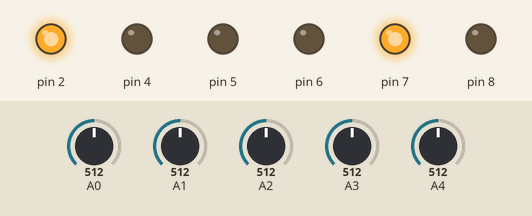
Recording of a sketch running on a simulated Arduino Uno, built with avr-gcc and run on an emulated ATmega328P. Shown: output pins drawn as LEDs (lit = HIGH). The inputs (shaded band) are chosen by the test bench; at power-on: A0 = 512, A1 = 512, A2 = 512, A3 = 512, A4 = 512. What the sketch prints to the serial monitor is not drawn.

Above: at 1.2 s.
1.3 s: A0 set to 560
Timing chart, 0 to 4.3 s (numbered marks = the images above; inputs shaded):
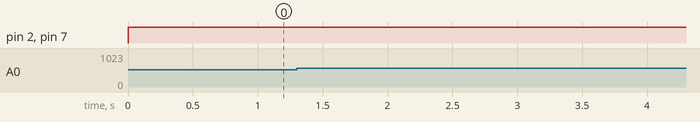

The sketch:

sketch_mar20a.ino
```cpp
void setup() {
  // put your setup code here, to run once:
  Serial.begin(9600);
  pinMode(A0,INPUT);
  pinMode(A1,INPUT);
  pinMode(A2,INPUT);
  pinMode(A3,INPUT);
  pinMode(A4,INPUT);
  pinMode(2,OUTPUT);
  pinMode(4,OUTPUT);
  pinMode(7,OUTPUT);
  pinMode(8,OUTPUT);
  pinMode(5,OUTPUT);
  pinMode(6,OUTPUT);

}
void forward(int val0,int val1,int val2,int val3,int val4){
  digitalWrite(2,HIGH);
  digitalWrite(4,LOW);
  digitalWrite(7,HIGH);
  digitalWrite(8,LOW);
  analogWrite(5,255);
  analogWrite(6,255);
  Serial.println(val0);
  Serial.println(val1);
  Serial.println(val2);
  Serial.println(val3);
  Serial.println(val4);
  Serial.println();
  Serial.println();

}
void stop(){
  digitalWrite(2,HIGH);
  digitalWrite(4,LOW);
  digitalWrite(7,HIGH);
  digitalWrite(8,LOW);
  analogWrite(5,0);
  analogWrite(6,0);

}
void loop() {
  // put your main code here, to run repeatedly:
  //white=1; black=0;
  int val0=analogRead(0);
  int val1=analogRead(1);
  int val2=analogRead(2);
  int val3=analogRead(3);
  int val4=analogRead(4);
  int s0,s1,s2,s3,s4;
  if(val0<550){s0=1;}
  if(val0>550){s0=0;}
  if(val1<550){s1=1;}
  if(val1>550){s1=0;}
  if(val2<550){s2=1;}
  if(val2>550){s2=0;}
  if(val3<550){s3=1;}
  if(val3>550){s3=0;}
  if(val4<550){s4=1;}
  if(val4>550){s4=0;}
  //if((s0==1) && (s1==1) && (s2==0) && (s3==1) && (s4==1)){
    //black line follower bot
    //FORWARD
    if((s0==1) && (s1==1) && (s2==0) && (s3==1) && (s4==1)){

    digitalWrite(2,HIGH);
    digitalWrite(4,LOW);
    digitalWrite(7,HIGH);
    digitalWrite(8,LOW);
    analogWrite(5,150);
    analogWrite(6,150);

    }
    //RIGHT(ONLY S3 ON BLACK)
    if((s0==1) && (s1==1) && (s2==1) && (s3==0) && (s4==1)){

    digitalWrite(2,HIGH);
    digitalWrite(4,LOW);
    digitalWrite(7,HIGH);
    digitalWrite(8,LOW);
    analogWrite(5,200);
    analogWrite(6,50);

    }
    //RIGHT(ONLY S4 ON BLACK)
    if((s0==1) && (s1==1) && (s2==1) && (s3==1) && (s4==0)){

    digitalWrite(2,HIGH);
    digitalWrite(4,LOW);
    digitalWrite(7,HIGH);
    digitalWrite(8,LOW);
    analogWrite(5,200);
    analogWrite(6,50);

    }
    //RIGHT(BOTH S3 AND S4 ON BLACK)
    if((s0==1) && (s1==1) && (s2==1) && (s3==0) && (s4==0)){

    digitalWrite(2,HIGH);
    digitalWrite(4,LOW);
    digitalWrite(7,HIGH);
    digitalWrite(8,LOW);
    analogWrite(5,200);
    analogWrite(6,50);

    }
    //RIGHT(S2,S3,S4 ON BLACK)
    if((s0==1) && (s1==1) && (s2==0) && (s3==0) && (s4==0)){

    digitalWrite(2,HIGH);
    digitalWrite(4,LOW);
    digitalWrite(7,LOW);
    digitalWrite(8,HIGH);
    analogWrite(5,200);
    analogWrite(6,200);

    }
    //LEFT(ONLY S1 ON BLACK)
    if((s0==1) && (s1==0) && (s2==1) && (s3==1) && (s4==1)){

    digitalWrite(2,HIGH);
    digitalWrite(4,LOW);
    digitalWrite(7,HIGH);
    digitalWrite(8,LOW);
    analogWrite(5,50);
    analogWrite(6,200);

    }
    //LEFT(ONLY S0 ON BLACK)
    if((s0==0) && (s1==1) && (s2==1) && (s3==1) && (s4==1)){

    digitalWrite(2,HIGH);
    digitalWrite(4,LOW);
    digitalWrite(7,HIGH);
    digitalWrite(8,LOW);
    analogWrite(5,50);
    analogWrite(6,200);

    }
    //LEFT(BOTH S0 AND S1 ON BLACK)
    if((s0==0) && (s1==0) && (s2==1) && (s3==1) && (s4==1)){

    digitalWrite(2,HIGH);
    digitalWrite(4,LOW);
    digitalWrite(7,HIGH);
    digitalWrite(8,LOW);
    analogWrite(5,50);
    analogWrite(6,200);

    }
    //LEFT(S0,S1,S2 ON BLACK)
    if((s0==0) && (s1==0) && (s2==0) && (s3==1) && (s4==1)){

    digitalWrite(2,LOW);
    digitalWrite(4,HIGH);
    digitalWrite(7,HIGH);
    digitalWrite(8,LOW);
    analogWrite(5,200);
    analogWrite(6,200);

    }
    //BRAKE
    if((s0==0) && (s1==0) && (s2==0) && (s3==0) && (s4==0)){

    digitalWrite(2,HIGH);
    digitalWrite(4,LOW);
    digitalWrite(7,HIGH);
    digitalWrite(8,LOW);
    analogWrite(5,0);
    analogWrite(6,0);

    }
  //}
  /*else if((s0==0) && (s1==0) && (s2==1) && (s3==0) && (s4==0)){
    //white line follower bot
    //FORWARD
    if((s0==0) && (s1==0) && (s2==1) && (s3==0) && (s4==0)){

    digitalWrite(2,HIGH);
    digitalWrite(4,LOW);
    digitalWrite(7,HIGH);
    digitalWrite(8,LOW);
    analogWrite(5,150);
    analogWrite(6,150);

    }
    //RIGHT(ONLY S3 ON WHITE)
    if((s0==0) && (s1==0) && (s2==0) && (s3==1) && (s4==0)){

    digitalWrite(2,HIGH);
    digitalWrite(4,LOW);
    digitalWrite(7,HIGH);
    digitalWrite(8,LOW);
    analogWrite(5,200);
    analogWrite(6,50);

    }
    //RIGHT(ONLY S4 ON WHITE)
    if((s0==0) && (s1==0) && (s2==0) && (s3==0) && (s4==1)){

    digitalWrite(2,HIGH);
    digitalWrite(4,LOW);
    digitalWrite(7,HIGH);
    digitalWrite(8,LOW);
    analogWrite(5,200);
    analogWrite(6,50);

    }
    //RIGHT(BOTH S3 AND S4 ON WHITE)
    if((s0==0) && (s1==0) && (s2==0) && (s3==1) && (s4==1)){

    digitalWrite(2,HIGH);
    digitalWrite(4,LOW);
    digitalWrite(7,HIGH);
    digitalWrite(8,LOW);
    analogWrite(5,200);
    analogWrite(6,50);

    }
    //RIGHT(S2,S3,S4 ON WHITE)
    if((s0==0) && (s1==0) && (s2==1) && (s3==1) && (s4==1)){

    digitalWrite(2,HIGH);
    digitalWrite(4,LOW);
    digitalWrite(7,LOW);
    digitalWrite(8,HIGH);
    analogWrite(5,200);
    analogWrite(6,200);

    }
    //LEFT(ONLY S1 ON WHITE)
    if((s0==0) && (s1==1) && (s2==0) && (s3==0) && (s4==0)){

    digitalWrite(2,HIGH);
    digitalWrite(4,LOW);
    digitalWrite(7,HIGH);
    digitalWrite(8,LOW);
    analogWrite(5,50);
    analogWrite(6,200);

    }
    //LEFT(ONLY S0 ON WHITE)
    if((s0==1) && (s1==0) && (s2==0) && (s3==0) && (s4==0)){

    digitalWrite(2,HIGH);
    digitalWrite(4,LOW);
    digitalWrite(7,HIGH);
    digitalWrite(8,LOW);
    analogWrite(5,50);
    analogWrite(6,200);

    }
    //LEFT(BOTH S0 AND S1 ON WHITE)
    if((s0==1) && (s1==1) && (s2==0) && (s3==0) && (s4==0)){

    digitalWrite(2,HIGH);
    digitalWrite(4,LOW);
    digitalWrite(7,HIGH);
    digitalWrite(8,LOW);
    analogWrite(5,50);
    analogWrite(6,200);

    }
    //LEFT(S0,S1,S2 ON WHITE)
    if((s0==1) && (s1==1) && (s2==1) && (s3==0) && (s4==0)){

    digitalWrite(2,LOW);
    digitalWrite(4,HIGH);
    digitalWrite(7,HIGH);
    digitalWrite(8,LOW);
    analogWrite(5,200);
    analogWrite(6,200);

    }
    //BRAKE
    if((s0==1) && (s1==1) && (s2==1) && (s3==1) && (s4==1)){

    digitalWrite(2,HIGH);
    digitalWrite(4,LOW);
    digitalWrite(7,HIGH);
    digitalWrite(8,LOW);
    analogWrite(5,0);
    analogWrite(6,0);

    }
  }*/
  else{

    digitalWrite(2,HIGH);
    digitalWrite(4,LOW);
    digitalWrite(7,HIGH);
    digitalWrite(8,LOW);
    analogWrite(5,0);
    analogWrite(6,0);

  }


  Serial.println(val0);
  Serial.println(val1);
  Serial.println(val2);
  Serial.println(val3);
  Serial.println(val4);
  Serial.println();
  Serial.println();
  Serial.println(s0);
  Serial.println(s1);
  Serial.println(s2);
  Serial.println(s3);
  Serial.println(s4);
  Serial.println();
  Serial.println();


}
```
